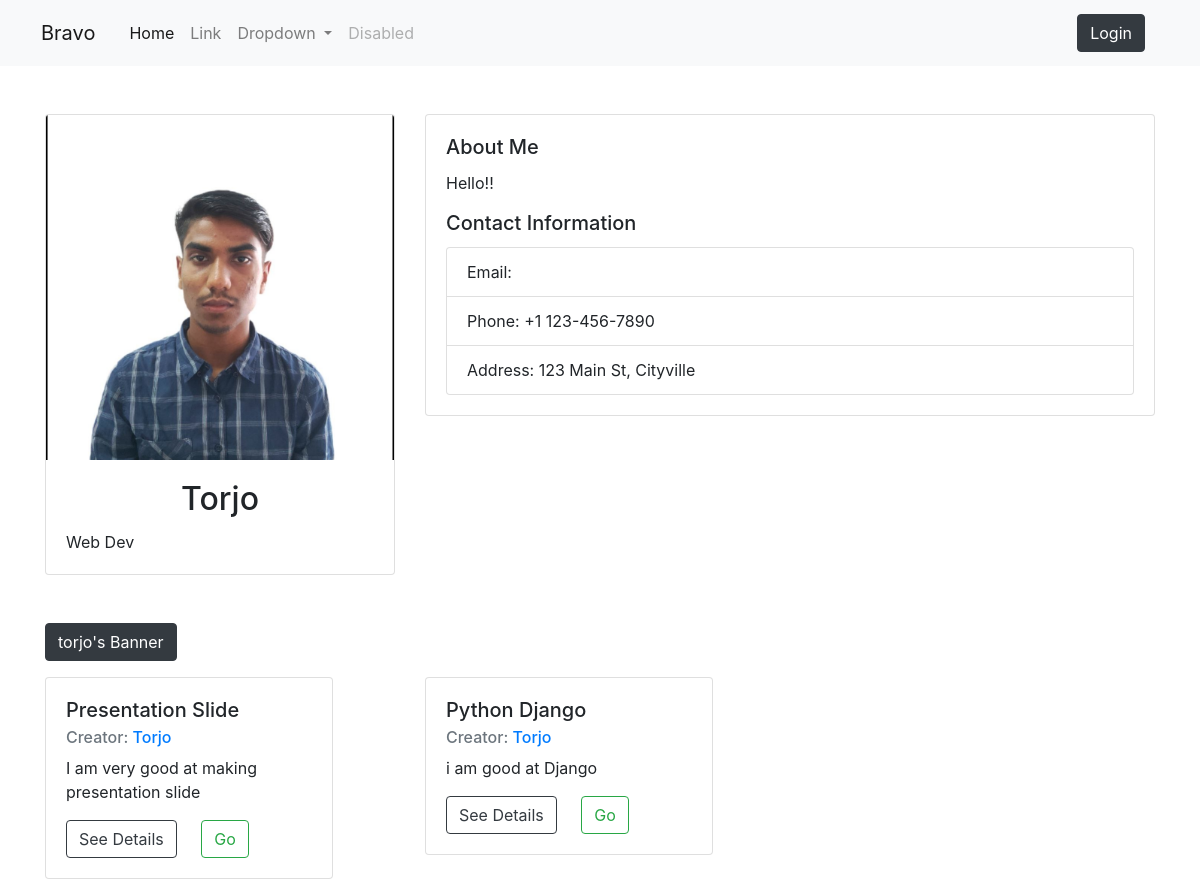
Page /profile/1/ on the committed database.
### app/models.py (models this page shows, shortened)
class UserProfile(models.Model):
    user=models.OneToOneField(User,on_delete=models.SET_NULL,null=True)
    bio=models.TextField()
    profile_picture=models.ImageField(upload_to='user_profile_picture/')
    expart_at=models.CharField(max_length=20,null=True,blank=True)
    seller=models.BooleanField(default=False)
    @property
    def imageURL(self):
        try:
            url=self.profile_picture.url
        except:
            url=''
        return url

class ServiceSection(models.Model):
    creator=models.ForeignKey(User,on_delete=models.SET_NULL,null=True)
    service_name=models.ForeignKey(Service,on_delete=models.CASCADE)
    description=models.CharField(max_length=200)
    service_tags=models.CharField(max_length=200,blank=True,null=True)
    bannerPicture=models.ImageField(upload_to='banner/',blank=True,null=True)
    user=models.ForeignKey(UserProfile,on_delete=models.SET_NULL,null=True)
    views = models.ManyToManyField(IpModel,related_name='post_views', blank=True)
    timestamp = models.DateTimeField(default=now, blank=True)
    tags = TaggableManager()

class Service(models.Model):
    service_name=models.CharField(max_length=100)
    iconLink=models.CharField(max_length=100,null=True,blank=True)
    def __str__(self):
        return str(self.service_name)

### app/views.py (the view)
# urls.py: path('profile/<int:pk>/',profile,name='profile'),
def profile(request,pk):
    user=User.objects.get(id=pk)
    user_profile,created=UserProfile.objects.get_or_create(user=user)
    services=ServiceSection.objects.filter(creator=user)
    createdRoom=ServiceRoom.objects.filter(creator=user)
    x=ServiceRoom.objects.filter(client=user)
    print(request.user)
    print(user)
    context={
        'username':user,
        'services':services,
        'your_room':createdRoom,
        'x':x,
        'profile_picture':user_profile.imageURL,
        'bio':user_profile.bio,
        'expart':user_profile.expart_at
    }
    return render(request,'app/profile.html',context)

### app/templates/app/profile.html (shortened to what this page needs)
<!DOCTYPE html>
<html lang="en">
<head>
    <link rel="stylesheet" href="https://stackpath.bootstrapcdn.com/bootstrap/4.3.1/css/bootstrap.min.css">
</head>
<body>
    <nav class="navbar navbar-expand-lg navbar-light sticky-top bg-light">
        <div class="container-fluid">
          <a class="navbar-brand"  style=" padding: 10px;" href="/">Bravo</a>
          <div class="collapse navbar-collapse" id="navbarSupportedContent">
            <ul class="navbar-nav me-auto mb-2 mb-lg-0">
              <li class="nav-item">
                <a class="nav-link active" aria-current="page" href="#">Home</a>
              </li>
              <li class="nav-item">
                <a class="nav-link" href="#">Link</a>
              </li>
              <li class="nav-item dropdown">
                <a class="nav-link dropdown-toggle" href="#" id="navbarDropdown" role="button" data-bs-toggle="dropdown" aria-expanded="false">
                  Dropdown
                </a>
              </li>
              <li class="nav-item">
                <a class="nav-link disabled" href="#" tabindex="-1" aria-disabled="true">Disabled</a>
              </li>
            </ul>
          </div>
          {% if user.is_authenticated %}
          <div class="div mr-4" >
              <span class="p-5">Hello <a href="{% url 'profile' pk=request.user.id %}" style="text-decoration: none;">@{{request.user}}</a></span>
              <a href="{% url 'logout' %}" class="btn btn-dark ml-5">Logout</a>
          </div>
      {% else %}
          <div class="div mr-4">
              <a href="{% url 'login' %}" class="btn btn-dark ml-5">Login</a>
          </div>
      {% endif %}
        </div>
    </nav>
<div class="container mt-5">
    <div class="row">
        <div class="col-md-4">
            <div class="card">
              {% if profile_picture %}
                <img src="{{profile_picture}}" class="card-img-top" alt="{{profile_picture}}">
              {% else %}
                <img src="https://cdn.iconscout.com/icon/free/png-512/avatar-370-456322.png" class="card-img-top" alt="https://bootdey.com/img/Content/avatar/avatar7.png">
              {% endif %}
                <div class="card-body">
                    <h5 class="card-title text-center" style="text-transform: capitalize; font-size: 2rem;">{{username.username}}</h5>
                    {% if expart %}
                    <p class="card-text">{{expart}}</p>
                    {% endif %}
                </div>
            </div>
        </div>
        <div class="col-md-8">
            <div class="card">
                <div class="card-body">
                    <h5 class="card-title">About Me</h5>
                    <p class="card-text">
                        {{bio}}
                    </p>
                    <h5 class="card-title">Contact Information</h5>
                    <ul class="list-group">
                        <li class="list-group-item">Email: {{username.email}}</li>
                        <li class="list-group-item">Phone: +1 123-456-7890</li>
                        <li class="list-group-item">Address: 123 Main St, Cityville</li>
                    </ul>
                </div>
            </div>
        </div>
    </div>
</div>
{% if services %}
<div class="container mt-5">
    <button class="btn btn-dark mb-3">  {{username.username}}'s Banner</button>
    <div class="row">
      {% for service in services %}
      <div class="col-6 col-lg-4">
        <div class="card" style="width: 18rem;">
            <div class="card-body">
              <h5 class="card-title" style="text-transform: capitalize;">{{service.service_name}}</h5>
              <h6 class="card-subtitle mb-2 text-muted">Creator: <span style="text-transform: capitalize;"><a href="{% url 'profile' pk=service.creator.id %}">{{service.creator}}</a></span></h6>
              <p class="card-text">{{service.description}}</p>
              <a href="" class="card-link btn btn-outline-dark">See Details</a>
              {% if request.user == service.creator %}
              {% else %}
              <a href="{% url 'room' pk=service.id %}" class="card-link btn btn-outline-success">Go</a>
              {% endif %}
            </div>
          </div>
      </div>
      {% endfor %}
    </div>
  </div>
{% endif %}
</body>
</html>

### rows in the picture
UserProfile: expart_at "Web Dev", bio "Hello!!"
ServiceSection: service_name "Presentation Slide", creator "Torjo", description "I am very good at making presentation slide", shows "Go"
ServiceSection: service_name "Python Django", creator "Torjo", description "i am good at Django", shows "Go"

### other values in the picture
{{ username.username }} "Torjo"
{{ username.username }} "torjo"
